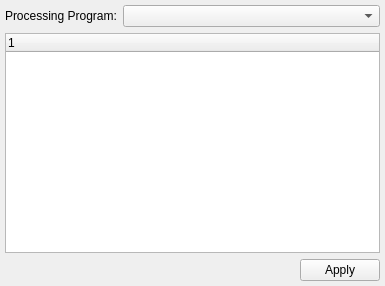
<?xml version="1.0" encoding="UTF-8"?>
<ui version="4.0">
 <class>SignalProcessingWizard</class>
 <widget class="QWidget" name="SignalProcessingWizard">
  <property name="geometry">
   <rect>
    <x>0</x>
    <y>0</y>
    <width>385</width>
    <height>286</height>
   </rect>
  </property>
  <property name="windowTitle">
   <string>Signal Processing Wizard</string>
  </property>
  <layout class="QGridLayout" name="gridLayout">
   <property name="leftMargin">
    <number>5</number>
   </property>
   <property name="topMargin">
    <number>5</number>
   </property>
   <property name="rightMargin">
    <number>5</number>
   </property>
   <property name="bottomMargin">
    <number>5</number>
   </property>
   <item row="2" column="0">
    <layout class="QHBoxLayout" name="horizontalLayout_2">
     <item>
      <spacer name="horizontalSpacer">
       <property name="orientation">
        <enum>Qt::Horizontal</enum>
       </property>
       <property name="sizeHint" stdset="0">
        <size>
         <width>40</width>
         <height>20</height>
        </size>
       </property>
      </spacer>
     </item>
     <item>
      <widget class="QPushButton" name="pbtApply">
       <property name="text">
        <string>Apply</string>
       </property>
      </widget>
     </item>
    </layout>
   </item>
   <item row="0" column="0">
    <layout class="QHBoxLayout" name="horizontalLayout">
     <item>
      <widget class="QLabel" name="label">
       <property name="font">
        <font>
         <pointsize>9</pointsize>
        </font>
       </property>
       <property name="text">
        <string>Processing Program:</string>
       </property>
      </widget>
     </item>
     <item>
      <widget class="QComboBox" name="comboBox">
       <property name="sizePolicy">
        <sizepolicy hsizetype="MinimumExpanding" vsizetype="Fixed">
         <horstretch>0</horstretch>
         <verstretch>0</verstretch>
        </sizepolicy>
       </property>
      </widget>
     </item>
    </layout>
   </item>
   <item row="1" column="0">
    <widget class="QTreeWidget" name="treeWidget">
     <column>
      <property name="text">
       <string notr="true">1</string>
      </property>
     </column>
    </widget>
   </item>
  </layout>
 </widget>
 <resources/>
 <connections/>
</ui>
